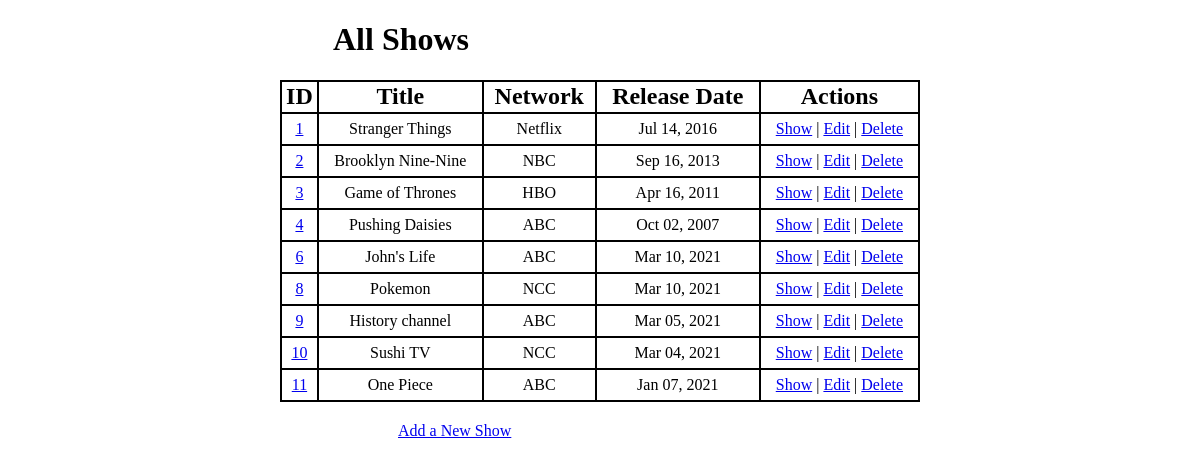
The app's page /shows, older data.
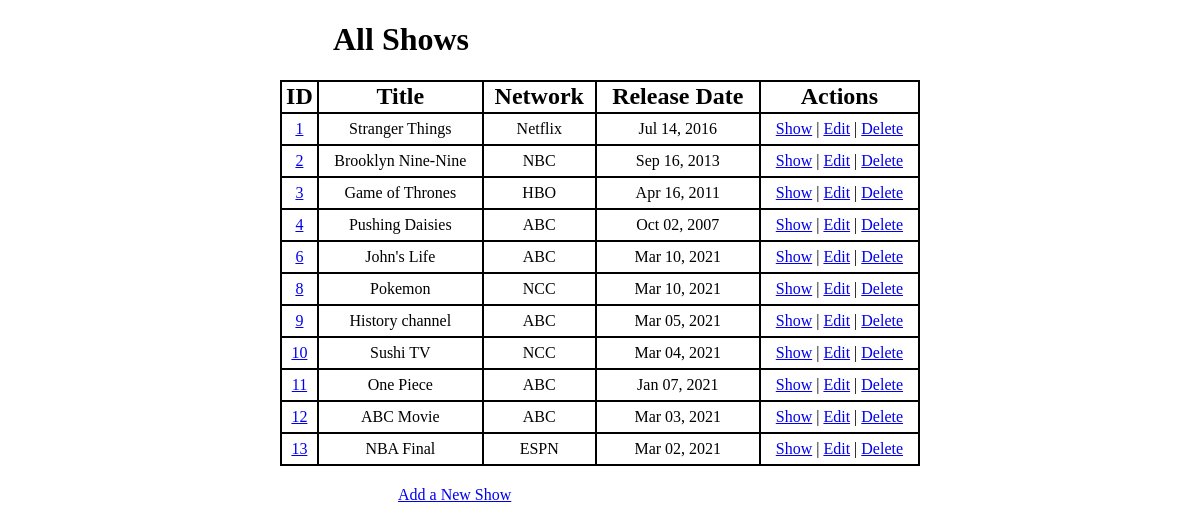
The same page, newer data.
### tv_shows_app/models.py (models this page shows)
class Shows(models.Model):
    title = models.CharField(max_length=255)
    network = models.CharField(max_length=255)
    release_date = models.DateTimeField()
    description = models.TextField()
    created_at = models.DateTimeField(auto_now_add=True)
    updated_at = models.DateTimeField(auto_now=True)
    objects = ShowsManager()

### tv_shows_app/views.py (the view)
# urls.py: path('shows', views.allShows),
def allShows(request):
    context = {
        "all_shows": Shows.objects.all()
    }
    return render(request, 'all_shows.html', context)

### tv_shows_app/templates/all_shows.html (shortened to what this page needs)
<!DOCTYPE html>
<html lang="en">
<head>
    {% load static %}
    <link rel="stylesheet" href="{% static 'css/style.css' %}">
</head>
<body>
    <h1 class="title">All Shows</h1>
    <table>
        <tr>
            <th>ID</th>
            <th>Title</th>
            <th>Network</th>
            <th>Release Date</th>
            <th>Actions</th>
        </tr>
        {% for show in all_shows %}
        <tr>
            <td><a href="shows/{{ show.id }}">{{ show.id }}</a></td>
            <td>{{ show.title }}</td>
            <td>{{ show.network }}</td>
            <td>{{ show.release_date|date:"M d, Y" }}</td>
            <td>
                <a href="shows/{{ show.id }}">Show</a> |
                <a href="shows/{{ show.id }}/edit">Edit</a> |
                <a href="shows/{{ show.id }}/destroy">Delete</a>
            </td>
        </tr>
        {% endfor %}
    </table>
    <a href="shows/new" id="add">Add a New Show</a>
</body>
</html>

### tv_shows_app/static/css/style.css (style rules this page uses)
table { width: 640px; margin: 20px auto; }
th { font-size: 1.5em; outline: 2px solid black; }
tr { height: 30px; }
td { text-align: center; outline: 2px solid black; }
#add { margin-left: 390px; margin-top: 15px; }
.title { margin-left: 325px; }

Row changes from the older to the newer data that the page shows:
added Shows: id "12", title "ABC Movie", network "ABC", release_date "Mar 03, 2021"
added Shows: id "13", title "NBA Final", network "ESPN", release_date "Mar 02, 2021"
